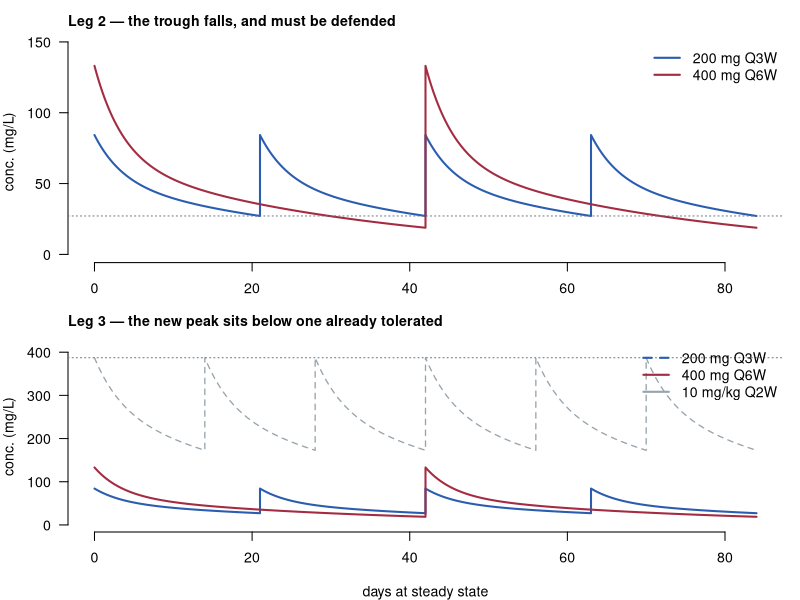

This figure's R source:
## ---- chunk 1
CL <- 0.22; V1 <- 3.5; Q <- 0.40; V2 <- 3.0     # L/day, L, L/day, L
k10 <- CL / V1; k12 <- Q / V1; k21 <- Q / V2
WT  <- 75

s     <- k10 + k12 + k21
alpha <- 0.5 * (s + sqrt(s^2 - 4 * k10 * k21))
beta  <- 0.5 * (s - sqrt(s^2 - 4 * k10 * k21))

# Exact steady-state concentration for repeated IV bolus, two compartments.
conc_ss <- function(t, dose, tau) {
  A <- (dose / V1) * (alpha - k21) / (alpha - beta)
  B <- (dose / V1) * (k21 - beta)  / (alpha - beta)
  A * exp(-alpha * t) / (1 - exp(-alpha * tau)) +
  B * exp(-beta  * t) / (1 - exp(-beta  * tau))
}

metrics_ss <- function(dose, tau, n = 4001) {
  t <- seq(0, tau, length.out = n)
  c <- conc_ss(t, dose, tau)
  list(Cavg = dose / (CL * tau),   # exact: AUC over an interval = Dose / CL
       Cmin = c[n], Cmax = c[1], per_day = dose / tau, t = t, c = c)
}

cat(sprintf("alpha = %.4f /day  -> distribution half-life %.2f days\n",
            alpha, log(2) / alpha))
cat(sprintf("beta  = %.4f /day  -> terminal half-life     %.1f days\n",
            beta, log(2) / beta))
## ---- chunk 2
regimens <- list("200 mg Q3W"   = c(200, 21),
                 "400 mg Q6W"   = c(400, 42),
                 "10 mg/kg Q2W" = c(10 * WT, 14))

m <- lapply(regimens, function(r) metrics_ss(r[1], r[2]))

cat(sprintf("%14s %8s %8s %8s %8s\n",
            "regimen", "mg/day", "Cavg", "Cmin", "Cmax"))
cat(strrep("-", 50), "\n")
for (nm in names(m))
  cat(sprintf("%14s %8.1f %8.2f %8.2f %8.2f\n",
              nm, m[[nm]]$per_day, m[[nm]]$Cavg, m[[nm]]$Cmin, m[[nm]]$Cmax))
cat("\nconcentrations in mg/L, at steady state\n")
## ---- chunk 3
q3w <- m[["200 mg Q3W"]]; q6w <- m[["400 mg Q6W"]]
ratio <- q6w$Cavg / q3w$Cavg
cat(sprintf("Cavg ratio Q6W / Q3W = %.6f\n", ratio))

# Cavg = Dose / (CL * tau). 400/42 == 200/21, so this is exactly 1 and the
# assertion cannot fail -- which is precisely the point being made.
stopifnot(abs(ratio - 1) < 1e-12)
cat("\nExactly 1, not approximately. This leg is arithmetic and tells you\n",
    "nothing about the drug.\n")
## ---- chunk 4
ceiling_cmax <- m[["10 mg/kg Q2W"]]$Cmax

cat(sprintf("Cmin  Q3W %.2f   Q6W %.2f   (%.1f%% lower)\n",
            q3w$Cmin, q6w$Cmin, 100 * (1 - q6w$Cmin / q3w$Cmin)))
cat(sprintf("Cmax  Q6W %.2f   ceiling %.2f   (%.0f%% below)\n",
            q6w$Cmax, ceiling_cmax, 100 * (1 - q6w$Cmax / ceiling_cmax)))

stopifnot(q6w$Cmin < q3w$Cmin,          # trough must fall
          q6w$Cmax > q3w$Cmax,          # peak must rise
          q6w$Cmax < ceiling_cmax)      # and stay under what was tolerated
cat("\nThe trough falls and needs a target-saturation argument.\n",
    "The peak rises but stays below one patients have already received.\n")
## ---- chunk 5
#| fig-width: 9
#| fig-height: 6.2
tile <- function(nm, horizon = 84) {
  d <- regimens[[nm]]; tau <- d[2]; x <- m[[nm]]
  reps <- ceiling(horizon / tau)
  tt <- unlist(lapply(0:(reps - 1), function(i) x$t + i * tau))
  cc <- rep(x$c, reps)
  k <- tt <= horizon
  list(t = tt[k], c = cc[k])
}
COL <- c("200 mg Q3W" = "#2A5DB0", "400 mg Q6W" = "#A32C42",
         "10 mg/kg Q2W" = "#98A4AC")

op <- par(mfrow = c(2, 1), mar = c(2.2, 4, 2.4, 1), cex = 0.85)

# Leg 2: the comparison, at a scale where the trough difference is visible
plot(NA, xlim = c(0, 84), ylim = c(0, 145), xlab = "", ylab = "conc. (mg/L)",
     main = "", bty = "n", las = 1)
title("Leg 2 — the trough falls, and must be defended", adj = 0, cex.main = 1)
for (nm in c("200 mg Q3W", "400 mg Q6W")) {
  z <- tile(nm); lines(z$t, z$c, col = COL[nm], lwd = 2)
}
abline(h = q3w$Cmin, col = "#66737C", lty = 3)
legend("topright", names(COL)[1:2], col = COL[1:2], lwd = 2, bty = "n")

# Leg 3: the same curves against the ceiling
par(mar = c(4, 4, 2.4, 1))
plot(NA, xlim = c(0, 84), ylim = c(0, 410), xlab = "days at steady state",
     ylab = "conc. (mg/L)", main = "", bty = "n", las = 1)
title("Leg 3 — the new peak sits below one already tolerated",
      adj = 0, cex.main = 1)
for (nm in c("10 mg/kg Q2W", "200 mg Q3W", "400 mg Q6W")) {
  z <- tile(nm)
  lines(z$t, z$c, col = COL[nm], lwd = if (nm == "10 mg/kg Q2W") 1.3 else 2,
        lty = if (nm == "10 mg/kg Q2W") 2 else 1)
}
abline(h = ceiling_cmax, col = "#66737C", lty = 3)
legend("topright", names(COL), col = COL, lwd = 2, lty = c(2, 1, 1), bty = "n")
par(op)
## ---- chunk 6
q12 <- metrics_ss(800, 84)
cat(sprintf("800 mg Q12W:  Cavg %.2f  (ratio %.6f)\n",
            q12$Cavg, q12$Cavg / q3w$Cavg))
cat(sprintf("              Cmin %.2f  vs Q3W %.2f  (%.0f%% lower)\n",
            q12$Cmin, q3w$Cmin, 100 * (1 - q12$Cmin / q3w$Cmin)))
cat(sprintf("              Cmax %.2f  vs ceiling %.2f\n",
            q12$Cmax, ceiling_cmax))
cat("\nCavg matches exactly, and everything that matters has left the range\n",
    "the exposure-response data covers. A table reporting only Cavg would\n",
    "call this a success.\n")
